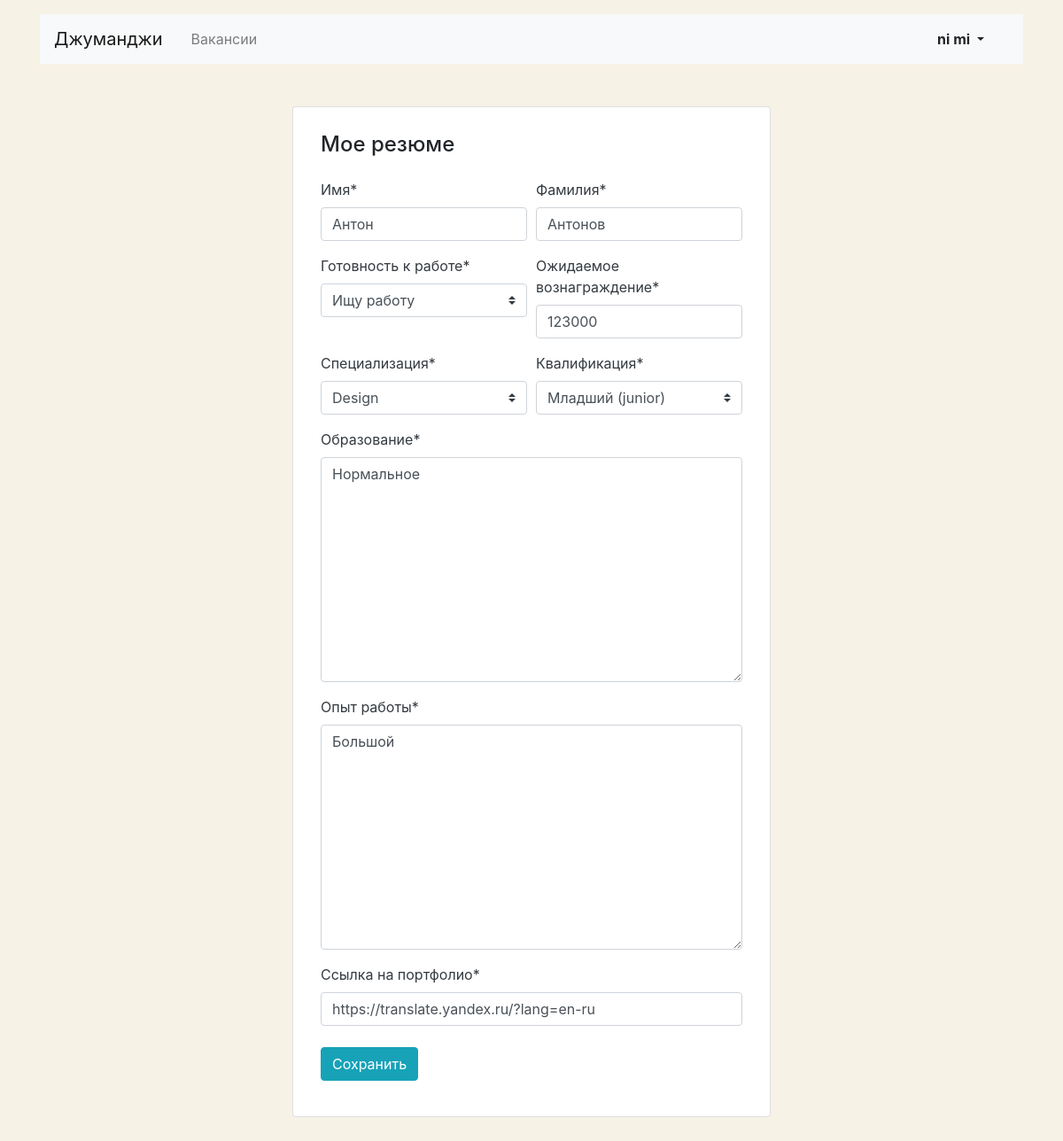
The app's page /myresume/ (signed in) with its own data.
### job/models.py (models this page shows)
class Resume(models.Model):
    STATUS_CHOICES = [
        ('looking_for_a_job', 'Ищу работу'),
        ('open_to_suggestions', 'Открыт к предложениям'),
        ('not_looking_for_a_job', 'Не ищу работу'),
    ]
    GRADE_CHOICES = [
        ('junior', 'Младший (junior)'),
        ('middle', 'Средний (middle)'),
        ('senior', 'Страший (senior)')
    ]
    SPEC_CHOICES = [
        ('frontend', 'Frontend'),
        ('backend', 'Backend'),
        ('gamedev', 'Gamedev'),
        ('devops', 'Devops'),
        ('design', 'Design'),
        ('products', 'Products'),
        ('management', 'Management'),
        ('testing', 'Testing'),
    ]
    user = models.OneToOneField(User, on_delete=models.CASCADE)
    name = models.CharField(max_length=64)
    surname = models.CharField(max_length=64)
    status = models.CharField(max_length=64, choices=STATUS_CHOICES)
    salary = models.IntegerField()
    specialty = models.CharField(max_length=120, choices=SPEC_CHOICES)
    grade = models.CharField(max_length=64, choices=GRADE_CHOICES)
    education = models.TextField()
    experience = models.TextField()
    portfolio = models.URLField()

### job/views/account.py (the view, shortened to what this page needs)
# urls.py: path('myresume/', ResumeView.as_view(), name='resume'),
@method_decorator(login_required, name='dispatch')
class ResumeView(View):
    def get(self, request):
        if not Resume.objects.filter(user__id=request.user.id).exists():
            return render(request, 'job/resume-create.html')
        resume = Resume.objects.get(user__id=request.user.id)
        context = {
            'form': EditResumeForm(instance=resume),
        }
        return render(request, 'job/resume-edit.html', context)

### job/templates/job/resume-edit.html (shortened to what this page needs)
{% extends 'job/base.html' %}
{% block content %}
<main class="container mt-3 pb-5">
  <section class="col-12 col-lg-6 offset-lg-3 mt-5 card">
    <div class="card-body px-3 pb-4">
      <h1 class="h4 pt-2 pb-3">Мое резюме</h1>
      {% load crispy_forms_tags %}
      {% crispy form form.helper %}
    </div>
  </section>
</main>
{% endblock %}

### job/templates/job/base.html (shortened to what this page needs)
<!DOCTYPE html>
<html lang="en">
<head>
    <link rel="stylesheet" href="https://stackpath.bootstrapcdn.com/bootstrap/4.3.1/css/bootstrap.min.css"
>
</head>
<body>
<header class="container mt-3">
    <nav class="navbar navbar-expand-lg navbar-light bg-light">
        <a class="navbar-brand mr-4" href="{% url 'main' %}">Джуманджи</a>
        <div class="collapse navbar-collapse justify-content-between" id="navbarNav">
            <ul class="navbar-nav col-10">
                <li class="nav-item {% if request.path == '/vacancies/' %}active{% endif %}">
                    <a class="nav-link" href="{% url 'all_vacancies' %}">Вакансии</a>
                </li>
            </ul>
            <ul class="navbar-nav col-2 justify-content-end">
                <li class="nav-item active">
                    {% if user.is_authenticated %}
                    <div class="btn-group">
                        <button type="button" class="btn dropdown-toggle font-weight-bold" data-toggle="dropdown" aria-haspopup="true" aria-expanded="false">
                            {{ user.first_name }} {{ user.last_name }}
                        </button>
                    </div>
                    {% else %}
                    <a href="{% url 'login' %}" class="nav-link font-weight-bold">Вход</a>
                    {% endif %}
                </li>
            </ul>
        </div>
    </nav>
</header>
<main class="container mt-3">
    {% block content %}
    {% endblock %}
</main>
</body>
</html>

### job/templates/job/resume-edit.html (style rules this page uses)
body { background-color: #F6F2E6; }

### records on screen
Resume: name "Антон", surname "Антонов", status "Ищу работу", salary "123000", specialty "Design", grade "Младший (junior)", education "Нормальное", experience "Большой", portfolio "https://translate.yandex.ru/?lang=en-ru"

### other values on screen
{{ user.first_name }} "ni"
{{ user.last_name }} "mi"
